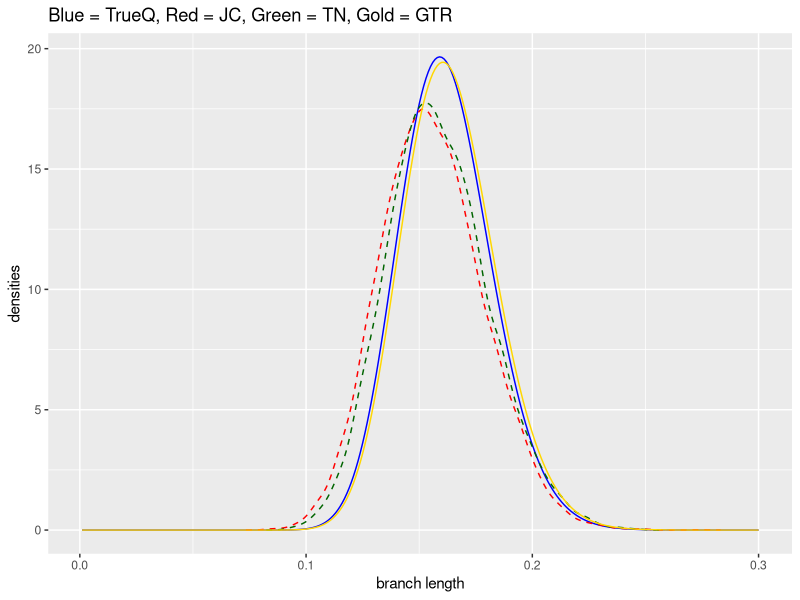
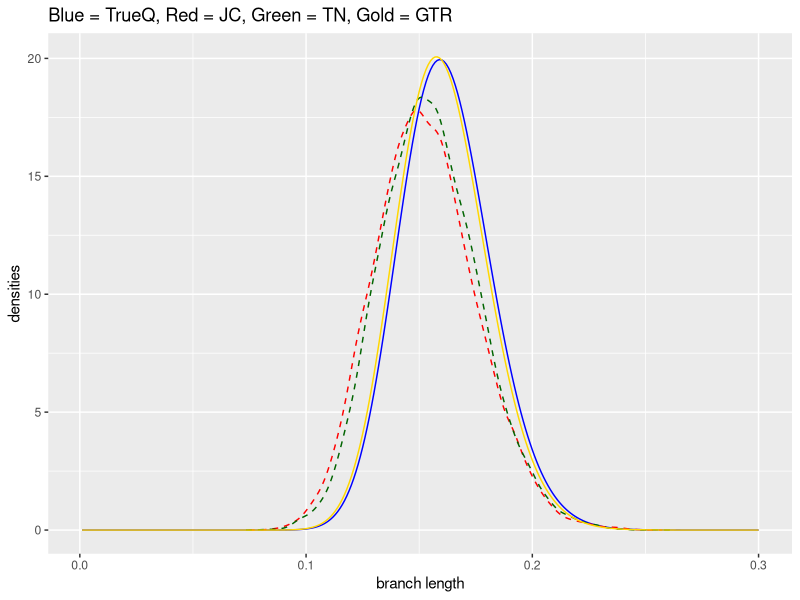
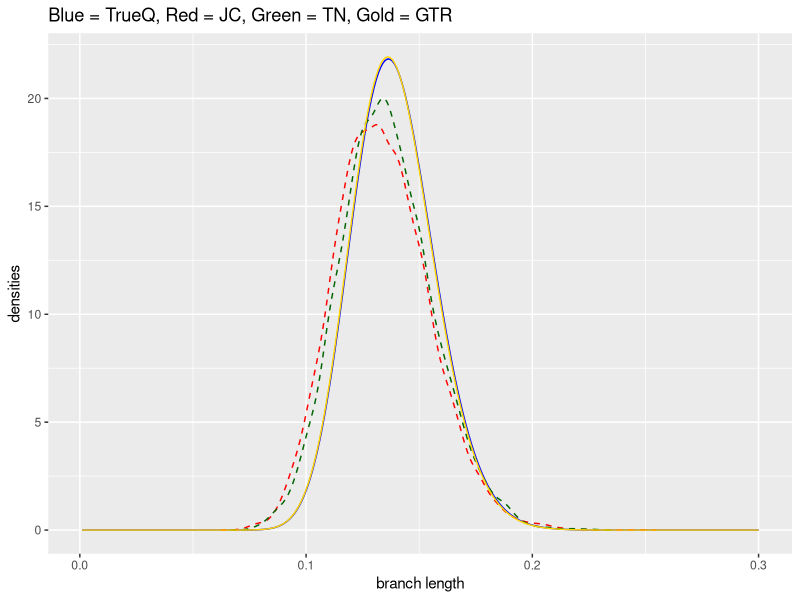
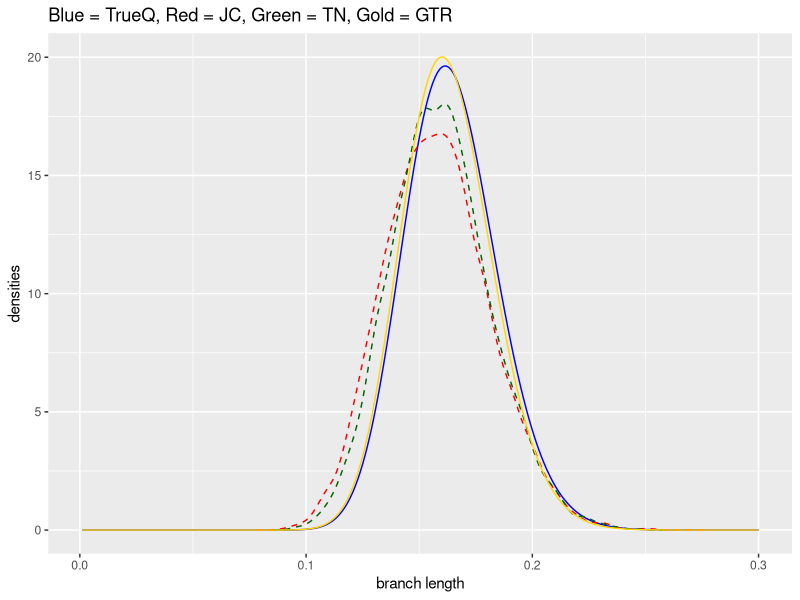
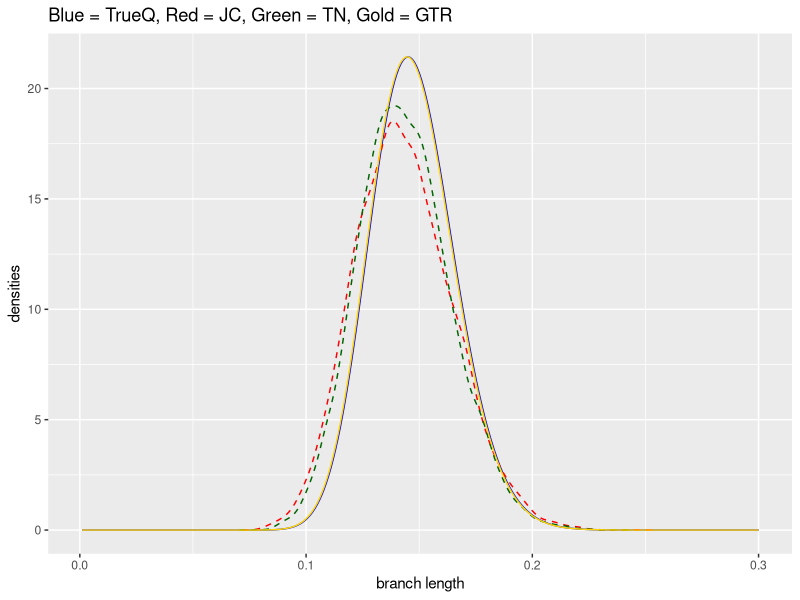
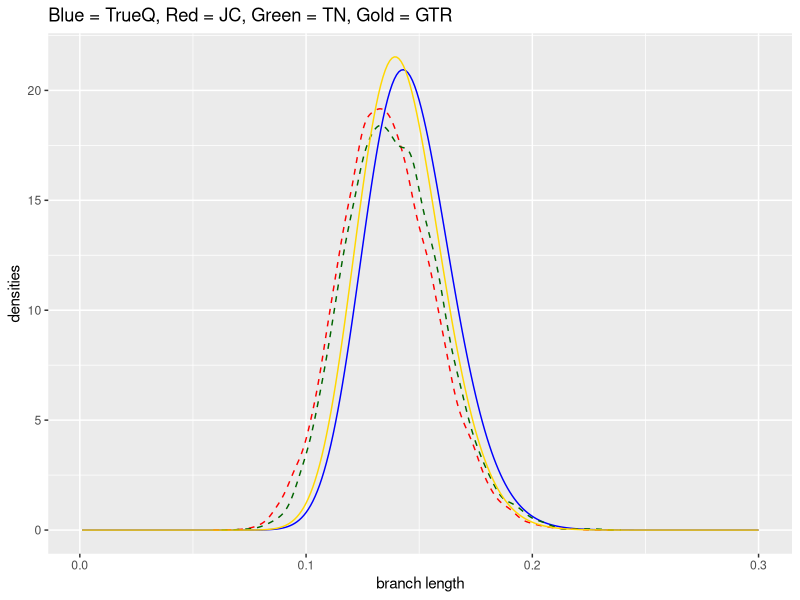
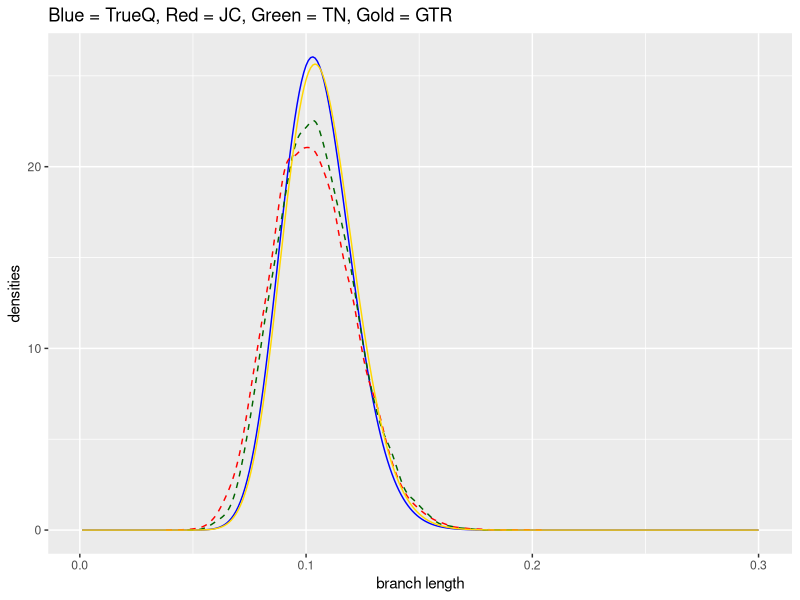
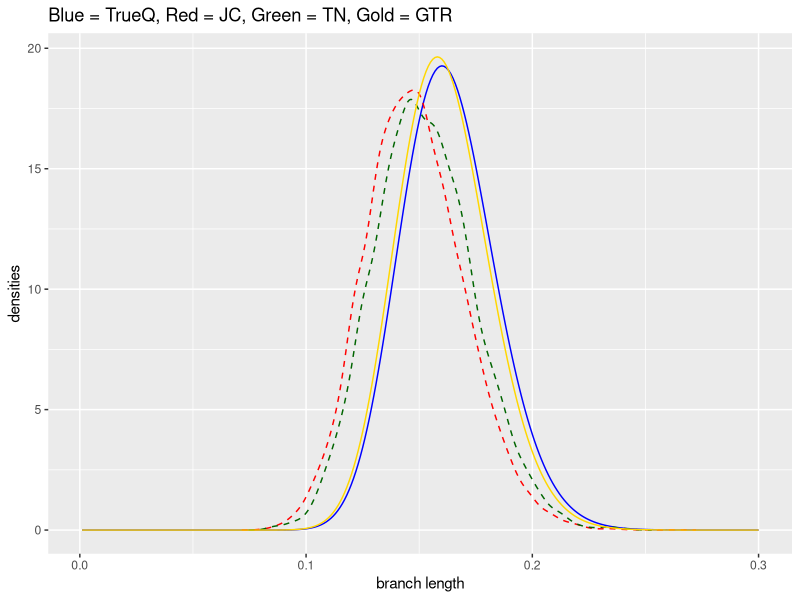

R code for these plots, in order:
## Bret Larget
## Janaury 29, 2016
## Code to test branch length proposal idea

## Code to make a Q matrix and its spectral decomposition
##   input is:
##     x which is the vector for parameters in lower triangle of rate matrix
##     p which is the stationary distribution
##     n which is the number of states
##     a flag which will rescale so mean number of transitions per unit time is one
##   output is a list with the Q matrix itself, matrices for the eigenvectors and their inverse, and a vector of the eigenvalues
##

makeQ = function(r,p,n,rescale=FALSE,symmetric=FALSE) {
  Q = matrix(0,n,n)
  Q[row(Q) > col(Q)] = r
  Q = Q + t(Q)
  Q = Q %*% diag(p)
  diag(Q) = -apply(Q,1,sum)
  if ( rescale ) {
      mu = sum( -p*diag(Q) )
      Q = Q/mu
  }
  if ( symmetric ) {
      p.sqrt = sqrt(p)
      S = diag(p.sqrt) %*% Q %*% diag(1/p.sqrt)
      eig = eigen(S,symmetric=TRUE) ## Error in eigen(S, symmetric = TRUE) (from branch-length.R#27) : infinite or missing values in 'x'
      V = diag(1/p.sqrt) %*% eig$vectors
      lambda = eig$values
      Vinv = t(eig$vectors) %*% diag(p.sqrt)
  }
  else {
      eig = eigen(Q)
      V = eig$vectors
      lambda = eig$values
      Vinv = solve(V)
  }
  return( list(Q=Q,V=V,Vinv=Vinv,lambda=lambda,p=p,r=r) )
}


##
matrixExp = function(Q,s)   {
  return( Q$V %*% diag( exp(Q$lambda*s) ) %*% Q$Vinv )
}

## Make a random GTR Q
randomQ = function(n,rescale=TRUE) {
    p = runif(n); p = p/sum(p)
    r = runif((n^2-n)/2)
    Q = makeQ(r,p,n,rescale=rescale)
    return( Q )
}

## Make matrix of that random pairs of states, x from stationary distribution, y state after time s
simulateSequenceSummary = function(nsites,Q,s) {
    n = nrow(Q$Q)
    P = matrixExp(Q,s)
    x = sample(1:n,size=nsites,prob=Q$p,replace=TRUE)
    y = numeric(nsites)
    for ( i in 1:nsites )
        y[i] = sample(1:n,size=1,prob=P[x[i],])
    out = matrix(0,n,n)
    for ( i in 1:n )
        for ( j in 1:n )
            out[i,j] = sum( x==i & y==j )
    return( out )
}

## Calculate GTR log-likelihood at a sequence s for an observed matrix x and matrix Q
gtr.log.like = function(x,s,Q) {
    ns = length(s)
    log.like = numeric( ns )
    for ( i in 1:ns ) {
        P = matrixExp(Q,s[i])
        log.like[i] = sum( x * log(diag(Q$p) %*% P) )
    }
    return( log.like )
}

## GTR log-likelihood function for optimization
## theta is log(branch.length,rac,rag,rat,rcg,rct) because rgt=1 is the standardization
## this function is made to use with optim
## p is stationary distribution (using observed counts, not truth)
## x is matrix of observed counts
logl.gtr = function(theta,p,x) {
    t0 = exp(theta[1])
    r = c(exp(theta[2:6]),1)
    Q = makeQ(r,p,n=4,rescale=TRUE,symmetric=FALSE)
    P = Q$V %*% diag( exp(Q$lambda*t0) ) %*% Q$Vinv
    logl = sum(x * log(diag(p) %*% P))
    return (logl)
}

## Optimize gtr parameters, return Q matrix
## cheat and use real r as starting values
optim.gtr = function(x,r0) {
    n = sum(x)
    p = (apply(x,1,sum) + apply(x,2,sum)) / (2*n) #observed counts for p
    ## use JC distance formula to get starting point for branch length; others will all start at 1 (log(1) = 0)
    jc.x = n - sum(diag(x))
    jc.d = -3 * log(1 - 4*jc.x/(3*n))/4
    r = r0/r0[6]
    theta0 = c(log(jc.d),log(r[-6]))
#    gtr.out = optim(par=theta0,fn=logl.gtr,p=p,x=x,method="L-BFGS-B",control=list(fnscale=-1))
    gtr.out = optim(par=theta0,fn=logl.gtr,p=p,x=x,control=list(fnscale=-1))
    bl.opt = exp(gtr.out$par[1])
    r.opt = c(exp(gtr.out$par[2:6]),1)
    Q.gtr = makeQ(r.opt,p,n=4,rescale=TRUE,symmetric=FALSE)
    return(list(Q=Q.gtr,branch.length=bl.opt))
}

## Simulate branch length using JC
simulateBranchLength.jc = function(nsim,x, eta=0.9) {
    n = sum(x)
    changes = n - sum(diag(x))
    theta = 4*changes/3
    w = -0.75 * log( rbeta(nsim,eta*(n - theta),eta*theta) )
    return( w )
}

## Now try the Tamura-Nei way
simulateBranchLength.tn = function(nsim,x,eta=0.9) {
    n = sum(x)
    prop.ag = (x[1,3] + x[3,1]) / n
    prop.ct = (x[2,4] + x[4,2]) / n
    prop.tv = (x[1,2] + x[1,4] + x[2,1] + x[2,3] + x[3,2] + x[3,4] + x[4,1] + x[4,3]) / n

    p.est = (apply(x,1,sum) + apply(x,2,sum)) / (2*n)
    p.a = p.est[1]
    p.c = p.est[2]
    p.g = p.est[3]
    p.t = p.est[4]
    p.r = sum(p.est[c(1,3)])
    p.y = sum(p.est[c(2,4)])
    numer1 = 2*p.a*p.g*p.r
    denom1 = numer1 - p.r^2*prop.ag - p.a*p.g*prop.tv
    c1 = numer1 / denom1
    numer2 = 2*p.c*p.t*p.y
    denom2 = numer2 - p.y^2*prop.ct - p.c*p.t*prop.tv
    c2 = numer2 / denom2
    c3 = (2*p.a^2*p.g^2) / (p.r * denom1) +
         (2*p.c^2*p.t^2) / (p.y * denom2) +
         (p.r^2 * (p.c^2 + p.t^2) + p.y^2 * (p.a^2 + p.g^2) ) / (2*p.r^2*p.y^2 - p.r*p.y*prop.tv)
    mu = -2 * ( (p.a*p.g/p.r) * log(1 - p.r*prop.ag/(2*p.a*p.g) - prop.tv/(2*p.r) ) +
                (p.c*p.t/p.y) * log(1 - p.y*prop.ct/(2*p.c*p.t) - prop.tv/(2*p.y) ) +
                (p.r*p.y - p.a*p.g*p.y/p.r - p.c*p.t*p.r/p.y) * log(1 - prop.tv/(2*p.r*p.y)) )
    v = (1/ eta) * ((c1^2*prop.ag + c2^2*prop.ct + c3^2*prop.tv) - (c1*prop.ag + c2*prop.ct + c3*prop.tv)^2)/n
    w = rgamma(nsim,mu^2/v,mu/v)
    return( w )
}

## Plot likelihood and density from simulated sample
comparePlot = function(x,s,Q,nsim=10000,eta.jc=0.5,eta.tn=0.9) {
    require(ggplot2)
    delta = s[2] - s[1] # (assumes that times s are a regular sequence)
    ## compute the likelihood using counts x and generator Q for each s
    log.like = gtr.log.like(x,s,Q)
    ## turn into a density estimate proportional to likelihood, so truncated uniform prior in t
    log.like = log.like - max(log.like) # going to rescale anyway, may exp() accurate
    y = exp(log.like)
    ## make y sum to one
    y = y / sum(y)
    ## density at each point is y divided by delta
    y = y / delta
    ## Make a data frame
    df.true = data.frame(s,y)
    ## GTR Q optimized over data
    Qlist.gtr = optim.gtr(x,Q$r) ## sometimes: Error in eigen(S, symmetric = TRUE) (from branch-length.R#27) : infinite or missing values in 'x'
    print(Qlist.gtr$branch.length)
    ## compute this density also
    log.like2 = gtr.log.like(x,s,Qlist.gtr$Q)
    log.like2 = log.like2 - max(log.like2)
    y2 = exp(log.like2)
    y2 = y2/sum(y2)
    y2 = y2 / delta
    df.gtr = data.frame(s,y2)

    ## now get a sample of JCish points to compare
    jc = simulateBranchLength.jc(nsim,x,eta.jc)
    ## density estimate
    d.jc = density(jc)
    ## another data frame
    df.jc = data.frame(x=d.jc$x,y=d.jc$y)
    ## TN estimate
    tn = simulateBranchLength.tn(nsim,x,eta.tn)
    d.tn = density(tn)
    df.tn = data.frame(x=d.tn$x,y=d.tn$y)
    ## plot it
    p1 = ggplot(df.true, aes(x=s,y=y)) +
        geom_line(color="blue") +
        geom_line(aes(x=x,y=y),data=df.jc,color="red",linetype="dashed") +
        geom_line(aes(x=x,y=y),data=df.tn,color="darkgreen",linetype="dashed") +
        geom_line(aes(x=s,y=y2),data=df.gtr,color="gold") +
        xlab('branch length') +
        ylab('densities') +
            ggtitle('Blue = TrueQ, Red = JC, Green = TN, Gold = GTR')
    return( p1 )
}


## doit
#Q.random = randomQ(4)
nsites = 500
branch.length = 0.15

doit = function(nsites, branch.length, eta.jc=0.5, eta.tn=0.8, nsim=10000, delta = 0.001) {
    s = seq(delta,2*branch.length,delta)
    Q = randomQ(4,rescale=TRUE)
    print(round(Q$Q,4))
    print(round(Q$p,4))
    print(min(diag(Q$Q)))
    x = simulateSequenceSummary(nsites,Q,branch.length)
    print(x)
    p1 = comparePlot(x,s,Q,nsim,eta.jc,eta.tn)
    plot(p1)
}

for(i in 1:100){
    doit(nsites,branch.length)}

 ##        [,1]    [,2]    [,3]    [,4]
## [1,] -4.8076  3.6641  0.9282  0.2153
## [2,]  0.0038 -0.6253  0.5871  0.0344
## [3,]  0.0040  2.4673 -4.2804  1.8091
## [4,]  0.0003  0.0393  0.4921 -0.5316
## [1] 0.0005 0.4731 0.1126 0.4139
## [1] -4.807612
##      [,1] [,2] [,3] [,4]
## [1,]    0    0    0    0
## [2,]    0  223   15    7
## [3,]    0   22   42    9
## [4,]    0    4   10  168
## Error in eigen(S, symmetric = TRUE) (from branch-length.R#27) : infinite or missing values in 'x'
## In addition: There were 14 warnings (use warnings() to see them)
## > warnings()
## Warning messages:
## 1: In log(diag(Q$p) %*% P) : NaNs produced
## ...

## NOTE: error when row of zeros in x (counts), p has a very small number 0.0005

#################
# after symmetric=FALSE in all, new error:
#Error in optim(par = theta0, fn = logl.gtr, p = p, x = x, control = list(fnscale = -1)) (from branch-length.R#106) :
#  function cannot be evaluated at initial parameters

##         [,1]    [,2]    [,3]    [,4]
## [1,] -1.1240  0.8402  0.2836  0.0002
## [2,]  0.5079 -0.9974  0.4854  0.0041
## [3,]  0.2355  0.6667 -0.9027  0.0005
## [4,]  0.0238  0.6653  0.0617 -0.7508
## [1] 0.2585 0.4276 0.3113 0.0026
## [1] -1.124033
##      [,1] [,2] [,3] [,4]
## [1,]  135    9    1    0
## [2,]    9  177   12    0
## [3,]    8   17  132    0
## [4,]    0    0    0    0

## NOTE: same error when row of zeros in x (counts), p has a very small number 0.0026
